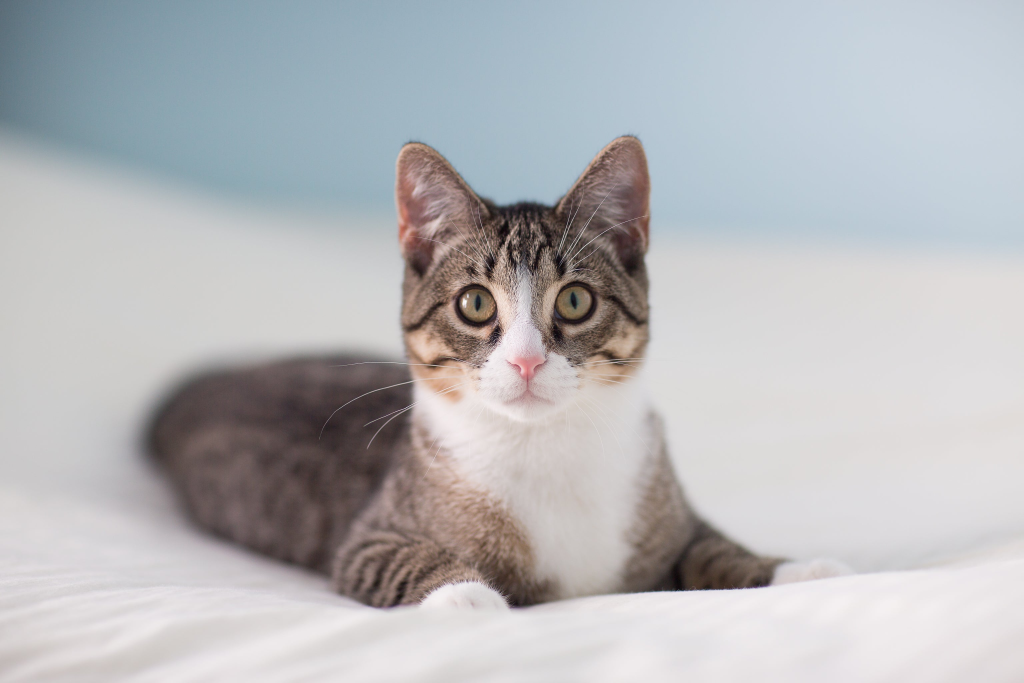
#> input picture images/cat0.jpg, 3072 x 2048 px, found by its file name (shown at 1/3 size)
$ python grayscale.py
#> lines starting #> are read from the running program, lines starting #| are printed output that depends on the picture
### testing/rescale.py

import cv2 as cv


def rescale(image, scalar):

    new_dimensions = (int(image.shape[1] * scalar), int(image.shape[0] * scalar))
    return cv.resize(image, new_dimensions, interpolation=None)


def resize(image, new_dimensions):

    return cv.resize(image, new_dimensions, interpolation=None)

### testing/grayscale.py
import cv2 as cv
import rescale

img = cv.imread("images/cat0.jpg")
#> img is the input picture: shape (2048, 3072, 3); mean B, G, R 186.2, 183.5, 182.8
gray_img = cv.cvtColor(img, cv.COLOR_BGR2GRAY)
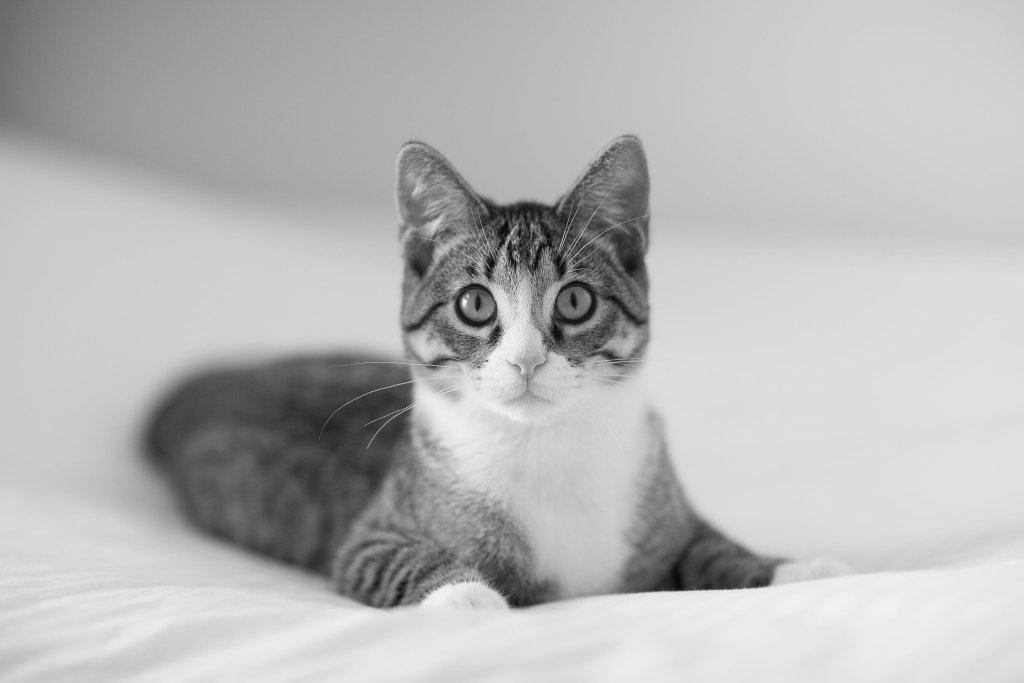
#> gray_img: shape (2048, 3072) (shown at 1/3 size); min 0, max 254, mean 183.6

cv.imshow("Cat", rescale.rescale(gray_img, 0.25))
#> in rescale, `return cv.resize(image, new_dimensions, interpolation=None)`:
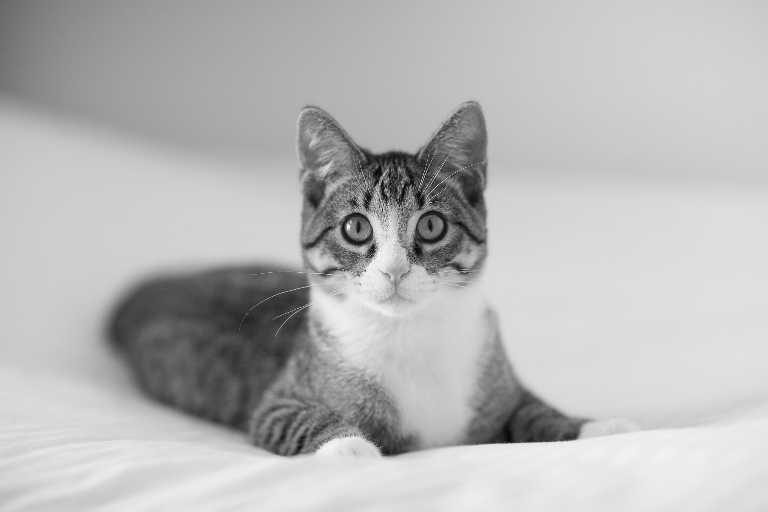
#> returned value: shape (512, 768); min 4, max 249, mean 183.7
cv.waitKey(0)

$ run again, with images/cat1.jpg copied over images/cat0.jpg
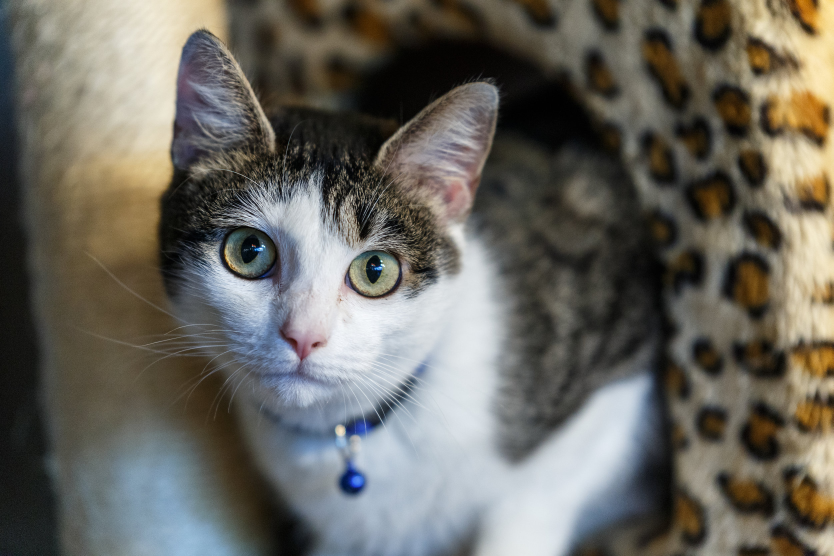
#> input picture images/cat1.jpg, 2500 x 1667 px, found by its file name (shown at 1/3 size)
#> img is the input picture: shape (1667, 2500, 3); mean B, G, R 96.2, 103.4, 105.5
#> `gray_img = cv.cvtColor(img, cv.COLOR_BGR2GRAY)`:
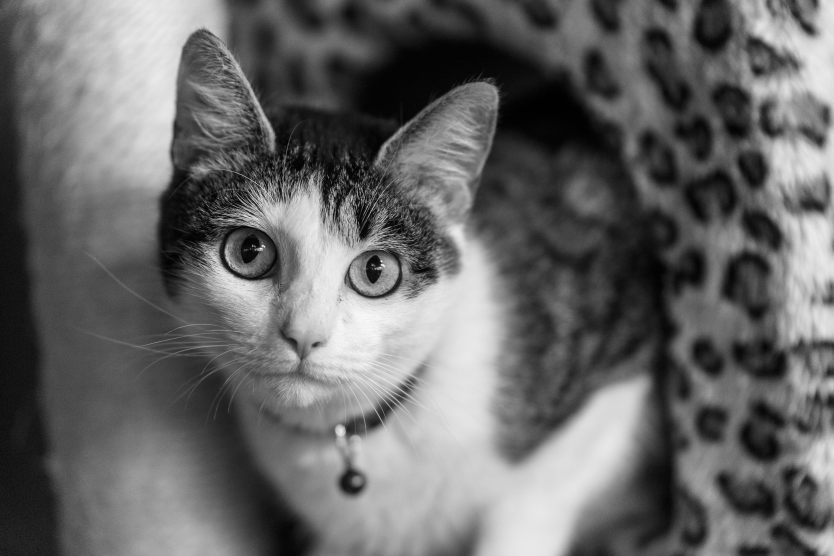
#> gray_img: shape (1667, 2500) (shown at 1/3 size); min 0, max 255, mean 103.2
#> in rescale, `return cv.resize(image, new_dimensions, interpolation=None)`:
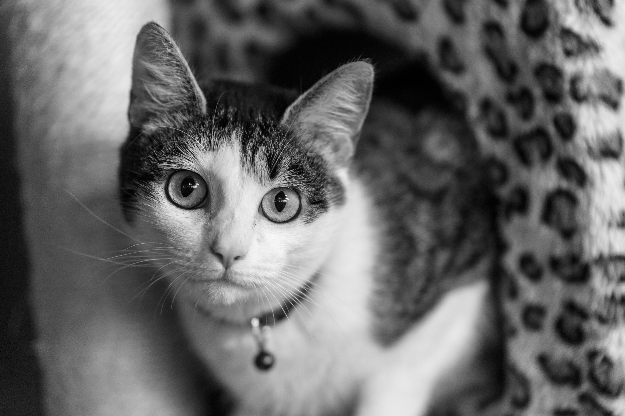
#> returned value: shape (416, 625); min 0, max 253, mean 103.1

$ run again, with images/cat2.jpg copied over images/cat0.jpg
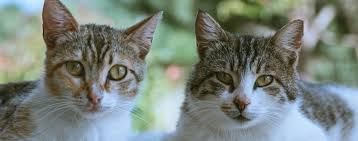
#> input picture images/cat2.jpg, 358 x 141 px, found by its file name
#> img is the input picture: shape (141, 358, 3); mean B, G, R 123.4, 130.7, 121.4
#> `gray_img = cv.cvtColor(img, cv.COLOR_BGR2GRAY)`:
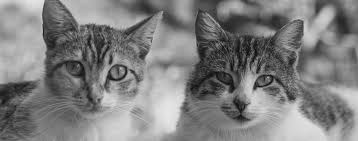
#> gray_img: shape (141, 358); min 6, max 233, mean 127.1
#> in rescale, `return cv.resize(image, new_dimensions, interpolation=None)`:
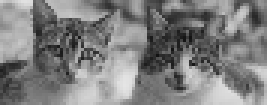
#> returned value: shape (35, 89) (shown 3 times larger); min 19, max 229, mean 127
